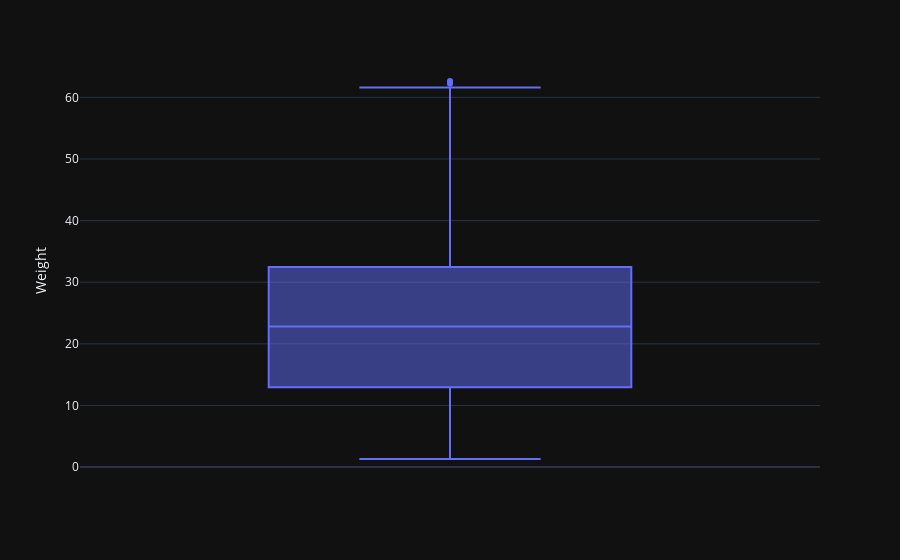

Notebook cell for this chart:
### Code cell
px.box(df, y='Weight', template='plotly_dark')

### Figure 1 — Plotly figure (JSON) as saved in the notebook; plotly's stock layout.template omitted (floating-point values rounded to 4 significant figures; data arrays with more than 128 entries replaced by an {"elided": "..."} marker saying what was removed)
{"data": [{"alignmentgroup": "True", "hovertemplate": "Weight=%{y}<extra></extra>", "legendgroup": "", "marker": {"color": "#636efa"}, "name": "", "notched": false, "offsetgroup": "", "orientation": "v", "showlegend": false, "type": "box", "x0": " ", "xaxis": "x", "y": {"elided": "3775 float values"}, "y0": " ", "yaxis": "y"}], "layout": {"boxmode": "group", "legend": {"tracegroupgap": 0}, "margin": {"t": 60}, "xaxis": {"anchor": "y", "domain": [0, 1]}, "yaxis": {"anchor": "x", "domain": [0, 1], "title": {"text": "Weight"}}}}
